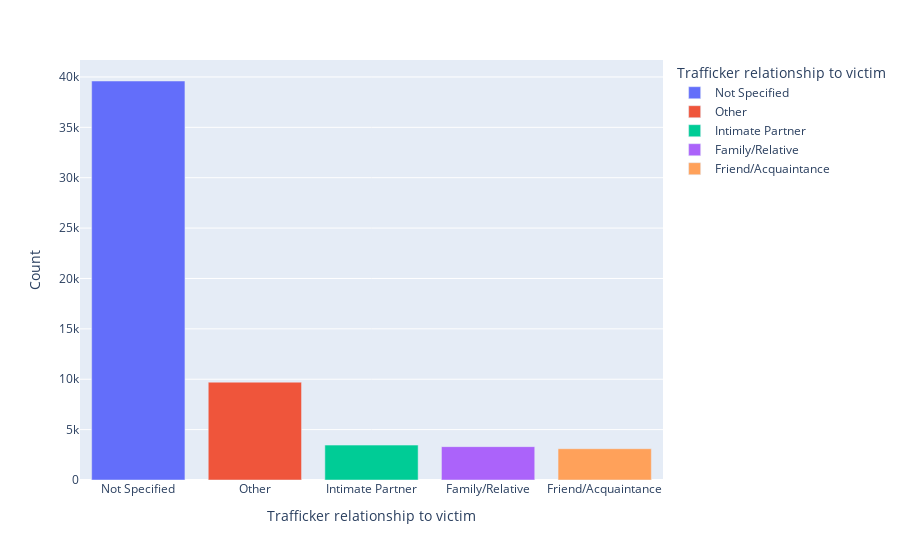

Source (notebook cell):
### Code cell
#rec rel from all data
fig = px.bar(recrel_top, x="Trafficker relationship to victim", y = 'Count',
             hover_data=['Trafficker relationship to victim', 'Count'], color='Trafficker relationship to victim')
fig.show()

### Figure 1 — Plotly figure (JSON) as saved in the notebook; plotly's stock layout.template omitted (floating-point values rounded to 4 significant figures)
{"data": [{"alignmentgroup": "True", "hovertemplate": "Trafficker relationship to victim=%{x}<br>Count=%{y}<extra></extra>", "legendgroup": "Not Specified", "marker": {"color": "#636efa", "pattern": {"shape": ""}}, "name": "Not Specified", "offsetgroup": "Not Specified", "orientation": "v", "showlegend": true, "textposition": "auto", "type": "bar", "x": ["Not Specified"], "xaxis": "x", "y": [39598], "yaxis": "y"}, {"alignmentgroup": "True", "hovertemplate": "Trafficker relationship to victim=%{x}<br>Count=%{y}<extra></extra>", "legendgroup": "Other", "marker": {"color": "#EF553B", "pattern": {"shape": ""}}, "name": "Other", "offsetgroup": "Other", "orientation": "v", "showlegend": true, "textposition": "auto", "type": "bar", "x": ["Other"], "xaxis": "x", "y": [9708], "yaxis": "y"}, {"alignmentgroup": "True", "hovertemplate": "Trafficker relationship to victim=%{x}<br>Count=%{y}<extra></extra>", "legendgroup": "Intimate Partner", "marker": {"color": "#00cc96", "pattern": {"shape": ""}}, "name": "Intimate Partner", "offsetgroup": "Intimate Partner", "orientation": "v", "showlegend": true, "textposition": "auto", "type": "bar", "x": ["Intimate Partner"], "xaxis": "x", "y": [3462], "yaxis": "y"}, {"alignmentgroup": "True", "hovertemplate": "Trafficker relationship to victim=%{x}<br>Count=%{y}<extra></extra>", "legendgroup": "Family/Relative", "marker": {"color": "#ab63fa", "pattern": {"shape": ""}}, "name": "Family/Relative", "offsetgroup": "Family/Relative", "orientation": "v", "showlegend": true, "textposition": "auto", "type": "bar", "x": ["Family/Relative"], "xaxis": "x", "y": [3312], "yaxis": "y"}, {"alignmentgroup": "True", "hovertemplate": "Trafficker relationship to victim=%{x}<br>Count=%{y}<extra></extra>", "legendgroup": "Friend/Acquaintance", "marker": {"color": "#FFA15A", "pattern": {"shape": ""}}, "name": "Friend/Acquaintance", "offsetgroup": "Friend/Acquaintance", "orientation": "v", "showlegend": true, "textposition": "auto", "type": "bar", "x": ["Friend/Acquaintance"], "xaxis": "x", "y": [3105], "yaxis": "y"}], "layout": {"barmode": "relative", "legend": {"title": {"text": "Trafficker relationship to victim"}, "tracegroupgap": 0}, "margin": {"t": 60}, "xaxis": {"anchor": "y", "categoryarray": ["Not Specified", "Other", "Intimate Partner", "Family/Relative", "Friend/Acquaintance"], "categoryorder": "array", "domain": [0, 1], "title": {"text": "Trafficker relationship to victim"}}, "yaxis": {"anchor": "x", "domain": [0, 1], "title": {"text": "Count"}}}}
